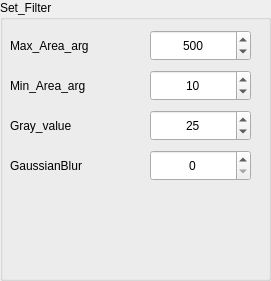
    <widget class="QGroupBox" name="groupBox_4">
     <property name="geometry">
      <rect>
       <x>10</x>
       <y>300</y>
       <width>271</width>
       <height>281</height>
      </rect>
     </property>
     <property name="font">
      <font>
       <family>Microsoft YaHei UI</family>
       <underline>false</underline>
      </font>
     </property>
     <property name="title">
      <string>Set_Filter</string>
     </property>
     <widget class="QLabel" name="label_19">
      <property name="geometry">
       <rect>
        <x>10</x>
        <y>150</y>
        <width>111</width>
        <height>31</height>
       </rect>
      </property>
      <property name="text">
       <string>GaussianBlur</string>
      </property>
     </widget>
     <widget class="QLabel" name="label_18">
      <property name="geometry">
       <rect>
        <x>10</x>
        <y>110</y>
        <width>111</width>
        <height>31</height>
       </rect>
      </property>
      <property name="text">
       <string>Gray_value</string>
      </property>
     </widget>
     <widget class="QSpinBox" name="Qspinbox_gaussianblur">
      <property name="geometry">
       <rect>
        <x>150</x>
        <y>150</y>
        <width>101</width>
        <height>31</height>
       </rect>
      </property>
      <property name="alignment">
       <set>Qt::AlignCenter</set>
      </property>
      <property name="maximum">
       <number>100000</number>
      </property>
      <property name="singleStep">
       <number>1</number>
      </property>
      <property name="value">
       <number>0</number>
      </property>
     </widget>
     <widget class="QSpinBox" name="Qspinbox_gray_value">
      <property name="geometry">
       <rect>
        <x>150</x>
        <y>110</y>
        <width>101</width>
        <height>31</height>
       </rect>
      </property>
      <property name="alignment">
       <set>Qt::AlignCenter</set>
      </property>
      <property name="maximum">
       <number>100000</number>
      </property>
      <property name="singleStep">
       <number>1</number>
      </property>
      <property name="value">
       <number>25</number>
      </property>
     </widget>
     <widget class="QSpinBox" name="Qspinbox_min_area">
      <property name="geometry">
       <rect>
        <x>150</x>
        <y>70</y>
        <width>101</width>
        <height>31</height>
       </rect>
      </property>
      <property name="alignment">
       <set>Qt::AlignCenter</set>
      </property>
      <property name="maximum">
       <number>100000</number>
      </property>
      <property name="singleStep">
       <number>1</number>
      </property>
      <property name="value">
       <number>10</number>
      </property>
     </widget>
     <widget class="QSpinBox" name="Qspinbox_max_area">
      <property name="geometry">
       <rect>
        <x>150</x>
        <y>30</y>
        <width>101</width>
        <height>31</height>
       </rect>
      </property>
      <property name="alignment">
       <set>Qt::AlignCenter</set>
      </property>
      <property name="maximum">
       <number>100000</number>
      </property>
      <property name="singleStep">
       <number>1</number>
      </property>
      <property name="value">
       <number>500</number>
      </property>
      <property name="displayIntegerBase">
       <number>10</number>
      </property>
     </widget>
     <widget class="QLabel" name="label_17">
      <property name="geometry">
       <rect>
        <x>10</x>
        <y>70</y>
        <width>111</width>
        <height>31</height>
       </rect>
      </property>
      <property name="text">
       <string>Min_Area_arg</string>
      </property>
     </widget>
     <widget class="QLabel" name="label_16">
      <property name="geometry">
       <rect>
        <x>10</x>
        <y>30</y>
        <width>111</width>
        <height>31</height>
       </rect>
      </property>
      <property name="text">
       <string>Max_Area_arg</string>
      </property>
     </widget>
    </widget>
